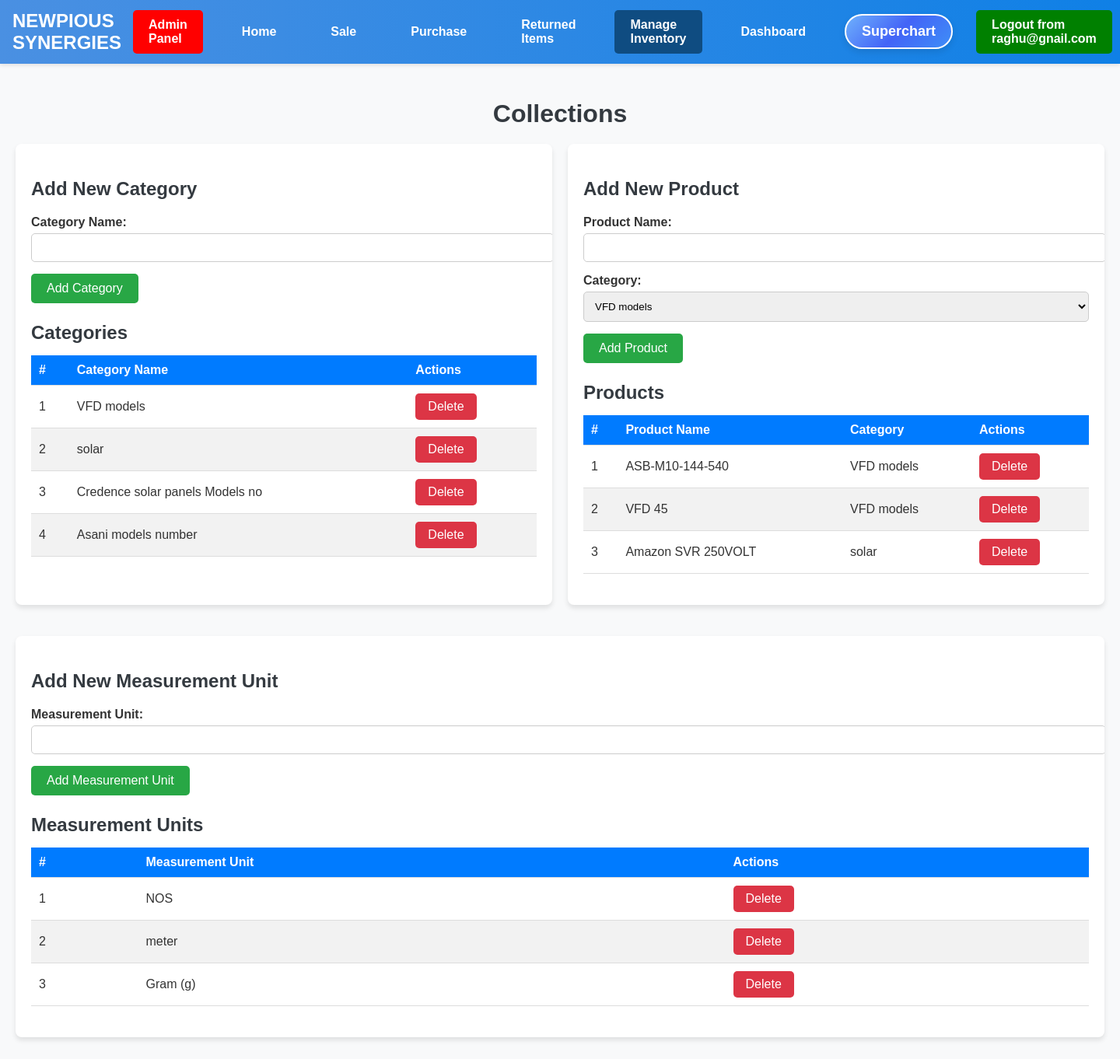
Screenshot of /collections/ (signed in) with the database file from the repository.
### autheticatweb/models.py (models this page shows, shortened)
class Category(models.Model):
    name = models.CharField(max_length=100, unique=True)

class Product(models.Model):
    name = models.CharField(max_length=255)
    category = models.ForeignKey(Category, related_name='products', on_delete=models.CASCADE)

class MeasurementUnit(models.Model):
    name = models.CharField(max_length=50, unique=True)  # The name of the measurement unit, e.g., 'Nos', 'Meter', 'Kg', etc.

### autheticatweb/views.py (the view)
    def wrapper(request, *args, **kwargs):
        if not request.user.is_authenticated:
            messages.error(request, "You must log in first to access this page.")
            return redirect('login')
        return view_func(request, *args, **kwargs)

### autheticatweb/views.py (called while the page is built)
def custom_login_required(view_func):
    def wrapper(request, *args, **kwargs):
        if not request.user.is_authenticated:
            messages.error(request, "You must log in first to access this page.")
            return redirect('login')
        return view_func(request, *args, **kwargs)
    return wrapper

@custom_login_required
def collections(request):
    categories = Category.objects.all()
    products = Product.objects.all()
    measurement_units = MeasurementUnit.objects.all()
    return render(request, 'collections.html', {
        'categories': categories,
        'products': products,
        'measurement_units': measurement_units
    })

### templates/collections.html (shortened to what this page needs)
{% extends 'base.html' %}
{% block content %}
<h2 class="page-title">Collections</h2>
<div class="section">
    <div class="card">
        <h3>Add New Category</h3>
        <form method="POST" action="{% url 'add_category' %}" class="form">
            <label for="category_name" class="form-label">Category Name:</label>
            <input type="text" name="category_name" class="form-input" required>
            <button type="submit" class="btn btn-primary">Add Category</button>
        </form>
        <h3>Categories</h3>
        <table class="table">
            <thead>
                <tr>
                    <th>#</th>
                    <th>Category Name</th>
                    <th>Actions</th>
                </tr>
            </thead>
            <tbody>
                {% for category in categories %}
                <tr>
                    <td>{{ forloop.counter }}</td>
                    <td>{{ category.name }}</td>
                    <td>
                        <form method="POST" action="{% url 'delete_category' category.id %}">
                            <button type="submit" class="btn btn-danger">Delete</button>
                        </form>
                    </td>
                </tr>
                {% endfor %}
            </tbody>
        </table>
    </div>
    <div class="card">
        <h3>Add New Product</h3>
        <form method="POST" action="{% url 'add_product' %}" class="form">
            <label for="product_name" class="form-label">Product Name:</label>
            <input type="text" name="product_name" class="form-input" required>
            <label for="category" class="form-label">Category:</label>
            <select name="category" class="form-input" required>
                {% for category in categories %}
                <option value="{{ category.id }}">{{ category.name }}</option>
                {% endfor %}
            </select>
            <button type="submit" class="btn btn-primary">Add Product</button>
        </form>
        <h3>Products</h3>
        <table class="table">
            <thead>
                <tr>
                    <th>#</th>
                    <th>Product Name</th>
                    <th>Category</th>
                    <th>Actions</th>
                </tr>
            </thead>
            <tbody>
                {% for product in products %}
                <tr>
                    <td>{{ forloop.counter }}</td>
                    <td>{{ product.name }}</td>
                    <td>{{ product.category.name }}</td>
                    <td>
                        <form method="POST" action="{% url 'delete_product' product.id %}">
                            <button type="submit" class="btn btn-danger">Delete</button>
                        </form>
                    </td>
                </tr>
                {% endfor %}
            </tbody>
        </table>
    </div>
</div>
<div class="section">
    <div class="card">
        <h3>Add New Measurement Unit</h3>
        <form method="POST" action="{% url 'add_measurement_unit' %}" class="form">
            <label for="measurement_unit_name" class="form-label">Measurement Unit:</label>
            <input type="text" name="measurement_unit_name" class="form-input" required>
            <button type="submit" class="btn btn-primary">Add Measurement Unit</button>
        </form>
        <h3>Measurement Units</h3>
        <table class="table">
            <thead>
                <tr>
                    <th>#</th>
                    <th>Measurement Unit</th>
                    <th>Actions</th>
                </tr>
            </thead>
            <tbody>
                {% for unit in measurement_units %}
                <tr>
                    <td>{{ forloop.counter }}</td>
                    <td>{{ unit.name }}</td>
                    <td>
                        <form method="POST" action="{% url 'delete_measurement_unit' unit.id %}">
                            <button type="submit" class="btn btn-danger">Delete</button>
                        </form>
                    </td>
                </tr>
                {% endfor %}
            </tbody>
        </table>
    </div>
</div>
{% endblock %}

### templates/base.html (shortened to what this page needs)
<!DOCTYPE html>
<html lang="en">
<head>
</head>
<body>
    <nav>
        <div class="logo">Newpious Synergies</div>
        <div class="menu" id="menu">
            <a style="color:white; background-color:red" href="/manage-users/">Admin Panel</a>
            <a href="/" class="{% if request.path == '/' %}active{% endif %}">Home</a>
            <a href="/sale/" class="{% if request.path == '/sale/' %}active{% endif %}">Sale</a>
            <a href="/purchase/" class="{% if request.path == '/purchase/' %}active{% endif %}">Purchase</a>
            <a href="/returned-items/" class="{% if request.path == '/returned-items/' %}active{% endif %}">Returned Items</a>
            <a href="/collections/" class="{% if request.path == '/collections/' %}active{% endif %}">Manage Inventory</a>
            <a href="/dashboard/" class="{% if request.path == '/dashboard/' %}active{% endif %}">Dashboard</a>
            <a href="/superchart/" class="superchart-link">Superchart</a>
            {% if user.is_authenticated %}
                <a style="color:white; background-color:green" href="/logout/">Logout from {{ user.email }}</a>
            {% else %}
                <a href="/login/" class="{% if request.path == '/login/' %}active{% endif %}">Login</a>
            {% endif %}
        </div>
    </nav>
    <div class="content">
        {% block content %}
        {% endblock %}
    </div>
</body>
</html>

### templates/base.html (style rules this page uses)
body { font-family: 'Roboto', Arial, sans-serif; margin: 0; padding: 0; background-color: #f4f7fc; color: #333; }
nav { background: linear-gradient(to right, #4a90e2, #0f80e6); display: flex; justify-content: space-between; align-items: center; padding: 0.8em 1em; box-shadow: 0 2px 5px rgba(0, 0, 0, 0.1); position: relative; }
nav .logo { color: white; font-size: 24px; font-weight: bold; text-transform: uppercase; }
nav a { text-decoration: none; color: white; font-weight: bold; padding: 10px 20px; border-radius: 5px; transition: background 0.3s ease, color 0.3s ease; }
nav a.active { background-color: #0f4c81; color: #fff; }
.menu { display: flex; justify-content: space-around; align-items: center; width: 100%; }
.menu a { margin: 0 15px; }
.content { padding: 20px; }
.superchart-link { color: white; background: linear-gradient(135deg, #6fb1fc, #4364f7, #3e8ef7); padding: 10px 20px; border: white 2px solid; border-radius: 30px; font-size: 18px; font-weight: bold; text-decoration: none; box-shadow: 0 4px 8px rgba(0, 0, 0, 0.1); transition: all 0.3s ease; }

### rows the page displays
Category: name "VFD models"
Category: name "solar"
Category: name "Credence solar panels Models no"
Category: name "Asani models number"
Product: name "ASB-M10-144-540", category.name "VFD models"
Product: name "VFD 45", category.name "VFD models"
Product: name "Amazon SVR 250VOLT", category.name "solar"
MeasurementUnit: name "NOS"
MeasurementUnit: name "meter"
MeasurementUnit: name "Gram (g)"

### other values shown
{{ user.email }} "raghu@gnail.com"
form field category "VFD models"
